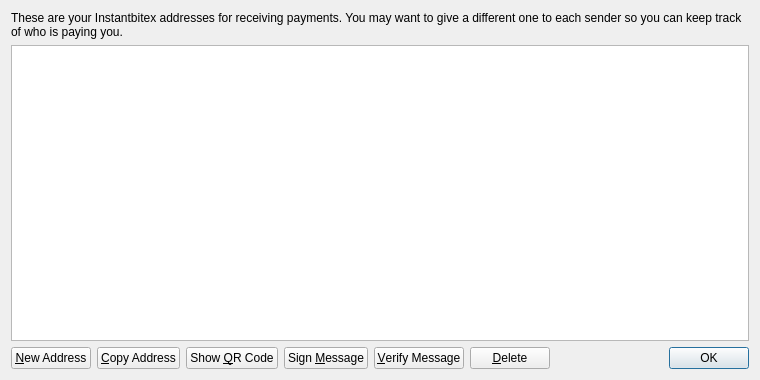
<?xml version="1.0" encoding="UTF-8"?>
<ui version="4.0">
 <class>AddressBookPage</class>
 <widget class="QWidget" name="AddressBookPage">
  <property name="geometry">
   <rect>
    <x>0</x>
    <y>0</y>
    <width>760</width>
    <height>380</height>
   </rect>
  </property>
  <property name="windowTitle">
   <string>Address Book</string>
  </property>
  <layout class="QVBoxLayout" name="verticalLayout">
   <item>
    <widget class="QLabel" name="labelExplanation">
     <property name="text">
      <string>These are your Instantbitex addresses for receiving payments. You may want to give a different one to each sender so you can keep track of who is paying you.</string>
     </property>
     <property name="textFormat">
      <enum>Qt::PlainText</enum>
     </property>
     <property name="wordWrap">
      <bool>true</bool>
     </property>
    </widget>
   </item>
   <item>
    <widget class="QTableView" name="tableView">
     <property name="contextMenuPolicy">
      <enum>Qt::CustomContextMenu</enum>
     </property>
     <property name="toolTip">
      <string>Double-click to edit address or label</string>
     </property>
     <property name="tabKeyNavigation">
      <bool>false</bool>
     </property>
     <property name="alternatingRowColors">
      <bool>true</bool>
     </property>
     <property name="selectionMode">
      <enum>QAbstractItemView::SingleSelection</enum>
     </property>
     <property name="selectionBehavior">
      <enum>QAbstractItemView::SelectRows</enum>
     </property>
     <property name="sortingEnabled">
      <bool>true</bool>
     </property>
     <attribute name="verticalHeaderVisible">
      <bool>false</bool>
     </attribute>
    </widget>
   </item>
   <item>
    <layout class="QHBoxLayout" name="horizontalLayout">
     <item>
      <widget class="QPushButton" name="newAddressButton">
       <property name="toolTip">
        <string>Create a new address</string>
       </property>
       <property name="text">
        <string>&amp;New Address</string>
       </property>
       <property name="icon">
        <iconset resource="../bitcoin.qrc">
         <normaloff>:/icons/add</normaloff>:/icons/add</iconset>
       </property>
      </widget>
     </item>
     <item>
      <widget class="QPushButton" name="copyToClipboard">
       <property name="toolTip">
        <string>Copy the currently selected address to the system clipboard</string>
       </property>
       <property name="text">
        <string>&amp;Copy Address</string>
       </property>
       <property name="icon">
        <iconset resource="../bitcoin.qrc">
         <normaloff>:/icons/editcopy</normaloff>:/icons/editcopy</iconset>
       </property>
      </widget>
     </item>
     <item>
      <widget class="QPushButton" name="showQRCode">
       <property name="text">
        <string>Show &amp;QR Code</string>
       </property>
       <property name="icon">
        <iconset resource="../bitcoin.qrc">
         <normaloff>:/icons/qrcode</normaloff>:/icons/qrcode</iconset>
       </property>
      </widget>
     </item>
     <item>
      <widget class="QPushButton" name="signMessage">
       <property name="toolTip">
        <string>Sign a message to prove you own a Instantbitex address</string>
       </property>
       <property name="text">
        <string>Sign &amp;Message</string>
       </property>
       <property name="icon">
        <iconset resource="../bitcoin.qrc">
         <normaloff>:/icons/edit</normaloff>:/icons/edit</iconset>
       </property>
      </widget>
     </item>
     <item>
      <widget class="QPushButton" name="verifyMessage">
       <property name="toolTip">
        <string>Verify a message to ensure it was signed with a specified Instantbitex address</string>
       </property>
       <property name="text">
        <string>&amp;Verify Message</string>
       </property>
       <property name="icon">
        <iconset resource="../bitcoin.qrc">
         <normaloff>:/icons/transaction_0</normaloff>:/icons/transaction_0</iconset>
       </property>
      </widget>
     </item>
     <item>
      <widget class="QPushButton" name="deleteButton">
       <property name="toolTip">
        <string>Delete the currently selected address from the list</string>
       </property>
       <property name="text">
        <string>&amp;Delete</string>
       </property>
       <property name="icon">
        <iconset resource="../bitcoin.qrc">
         <normaloff>:/icons/remove</normaloff>:/icons/remove</iconset>
       </property>
      </widget>
     </item>
     <item>
      <spacer name="horizontalSpacer">
       <property name="orientation">
        <enum>Qt::Horizontal</enum>
       </property>
       <property name="sizeHint" stdset="0">
        <size>
         <width>40</width>
         <height>20</height>
        </size>
       </property>
      </spacer>
     </item>
     <item>
      <widget class="QDialogButtonBox" name="buttonBox">
       <property name="sizePolicy">
        <sizepolicy hsizetype="Maximum" vsizetype="Fixed">
         <horstretch>0</horstretch>
         <verstretch>0</verstretch>
        </sizepolicy>
       </property>
       <property name="standardButtons">
        <set>QDialogButtonBox::Ok</set>
       </property>
      </widget>
     </item>
    </layout>
   </item>
  </layout>
 </widget>
 <resources>
  <include location="../bitcoin.qrc"/>
 </resources>
 <connections/>
</ui>
